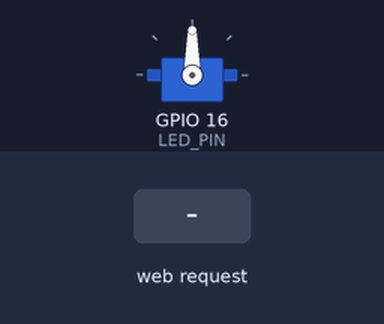
Recording of a sketch running on a simulated ESP8266 (NodeMCU). On the bench: servo. The inputs (shaded band) are chosen by the test bench. What the sketch prints to the serial monitor is not drawn.

Above: at 1.2 s.
1.3 s: HTTP request GET /PL received
At 1.45 s:
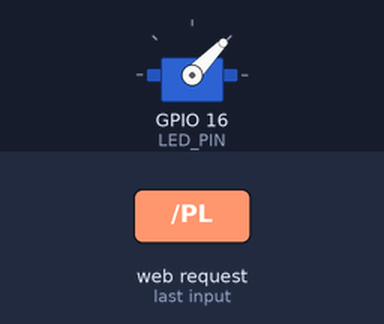
4.3 s: HTTP request GET /UP received
At 4.49 s:
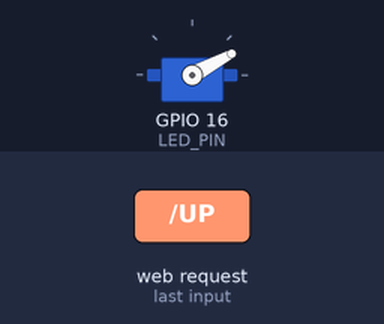
7.3 s: HTTP request GET /DO received
10.3 s: HTTP request GET /SS received
At 10.3 s:
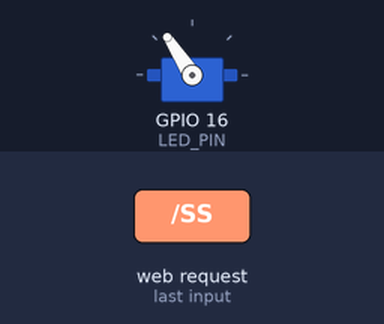
Timing chart, 0 to 12.8 s (numbered marks = the images above; inputs shaded):
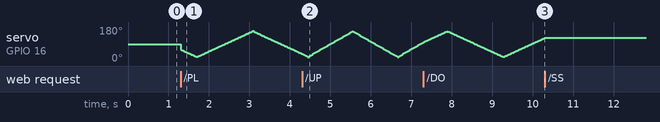

Measured:
- after the input at 10.3 s, servo on GPIO 16 (LED_PIN): stops changing and stays 123°

The sketch:

lab2.ino
```cpp
#include <ESP8266WiFi.h>
#include <Servo.h>

int rmspeed = 50;
int stst = 0;
int nam = 0;
int mup = 0;
int timn = 10;
Servo myservo;  // create servo object to control a servo
int pos = 60;    // variable to store the servo position

const short int BUILTIN_LED1 = 2; //GPIO2
const short int BUILTIN_LED2 = 16;//GPIO16
const short int HAHA = 2; //GPIO2
const short int LED_PIN = 16;//GPIO16
WiFiServer server(80); //Initialize the server on Port 80

void setup() {

WiFi.mode(WIFI_AP); //Our ESP8266-12E is an AccessPoint
WiFi.softAP("Hello_IoT2", "123456789"); // Provide the (SSID, password); .
server.begin(); // Start the HTTP Server

pinMode(LED_PIN, OUTPUT); //GPIO16 is an OUTPUT pin;
digitalWrite(LED_PIN, LOW); //Initial state is ON


Serial.begin(9600); //Start communication between the ESP8266-12E and the monitor window
IPAddress HTTPS_ServerIP= WiFi.softAPIP(); // Obtain the IP of the Server
//Serial.print("Server IP is: "); // Print the IP to the monitor window
//Serial.println(HTTPS_ServerIP);


pinMode(LED_PIN, OUTPUT); //GPIO16 is an OUTPUT pin;
digitalWrite(LED_PIN, LOW); //Initial state is ON

//At the bottom of loop() function add the following lines of code:

// Handle the Request
myservo.attach(16);


}

void loop() {

WiFiClient client = server.available();

  if (!client){
    Serial.print(stst);
    if(stst == 1)
    {

      myservo.write(pos);
      delay(timn);
      if(mup ==1)
      {
        pos++;
        if(pos==160)
        {
          mup = 0;
          pos= pos-3;
        }
      }
      if(mup ==0)
      {
        pos--;
        if(pos==20)
        {
          mup = 1;
          pos= pos+3;
        }
      }
    }

return;
}
Serial.write('S');
Serial.write(rmspeed);
//Serial.write(',');
Serial.write('A');
Serial.write(stst);
Serial.write('N');
Serial.write(nam);

//Serial.write(',');
//Serial.write('T');

//Looking under the hood
//Serial.println("Somebody has connected :)");

String request = client.readStringUntil('\r');
//Looking under the hood
//Serial.println(request);
if (request.indexOf("/OFF") != -1){
digitalWrite(LED_PIN, HIGH);
}
else if (request.indexOf("/ON") != -1){
digitalWrite(LED_PIN, LOW);
}
else if (request.indexOf("/UP") != -1){
rmspeed = rmspeed - 10;
timn = timn - 2;
}
else if (request.indexOf("/DO") != -1){
rmspeed = rmspeed + 10;
timn = timn + 2;
}
else if (request.indexOf("/SS") != -1){
stst = 0;
}
else if (request.indexOf("/PL") != -1){
stst = 1;
}
else if (request.indexOf("/BD") != -1){
nam = 1;
}
else if (request.indexOf("/SW") != -1){
nam = 2;
}

//Serve the HTML document to the browser.


// Prepare the HTML document to respond and add buttons:
String s = "HTTP/1.1 200 OK\r\n";
String ss = "hi\n";
s += "Content-Type: text/html\r\n\r\n";
s += "<!DOCTYPE HTML>\r\n<html>\r\n";
s += "<br><input type=\"button\" name=\"b1\" value=\"LED On\"";
s += " onclick=\"location.href='/ON'\">";
s += "<br><br><br>";
s += "<br><input type=\"button\" name=\"b1\" value=\"Speed up\"";
s += " onclick=\"location.href='/UP'\">";
s += "<br><br><br>";
s += "<br><input type=\"button\" name=\"b1\" value=\"Speed down\"";
s += " onclick=\"location.href='/DO'\">";
s += "<br><br><br>";
s += "<br><input type=\"button\" name=\"b1\" value=\"LED Off\"";
s += " onclick=\"location.href='/OFF'\">";
s += "<br><br><br>";
s += "<br><input type=\"button\" name=\"b1\" value=\"STOP\"";
s += " onclick=\"location.href='/SS'\">";
s += "<br><br><br>";
s += "<br><input type=\"button\" name=\"b1\" value=\"PLAY\"";
s += " onclick=\"location.href='/PL'\">";
s += "<br><br><br>";
s += "<br><input type=\"button\" name=\"b1\" value=\"Birthday\"";
s += " onclick=\"location.href='/BD'\">";
s += "<br><br><br>";
s += "<br><input type=\"button\" name=\"b1\" value=\"Small World\"";
s += " onclick=\"location.href='/SW'\">";
s += "</html>\n";
client.flush(); //clear previous info in the stream
client.print(s); // Send the response to the client
delay(1);
//Serial.println("Client disonnected"); //Looking under the
//Serial.print('2');


  }
```
